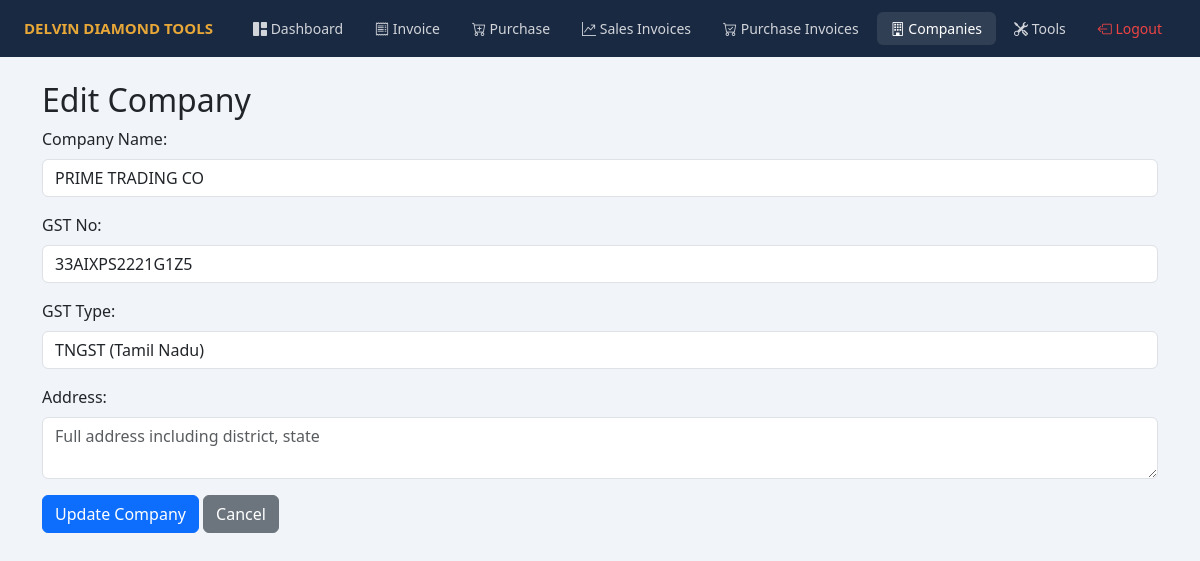
The page /public/edit_company.php?id=121 (signed in) on the database its author committed.
### tables this page shows
CREATE TABLE IF NOT EXISTS `companydata` (
  `id` int(11) NOT NULL AUTO_INCREMENT,
  `companyname` varchar(255) NOT NULL,
  `gstno` varchar(20) NOT NULL,
  `gsttype` varchar(50) NOT NULL,
  `address` varchar(500) DEFAULT '',
  PRIMARY KEY (`id`)
);

### public/edit_company.php (the view, shortened to what this page needs)
<?php
require_once '../src/conn.php';
$id = isset($_GET['id']) ? intval($_GET['id']) : 0;
$company = null;
if ($id) {
    $stmt = $conn->prepare("SELECT * FROM companydata WHERE id=?");
    $stmt->bind_param('i', $id);
    $stmt->execute();
    $company = $stmt->get_result()->fetch_assoc();
}
?>
<!DOCTYPE html>
<html lang="en">
<head>
    <link href="https://cdn.jsdelivr.net/npm/bootstrap@5.3.3/dist/css/bootstrap.min.css" rel="stylesheet">
    <link href="https://cdn.jsdelivr.net/npm/bootstrap-icons@1.11.3/font/bootstrap-icons.min.css" rel="stylesheet">
</head>
<body>
<nav class="top-nav">
    <span class="brand">DELVIN DIAMOND TOOLS</span>
    <div class="nav-links">
        <a href="../index.php"><i class="bi bi-grid-1x2-fill"></i> Dashboard</a>
        <a href="create_invoice.php"><i class="bi bi-receipt"></i> Invoice</a>
        <a href="create_purchase.php"><i class="bi bi-cart-plus"></i> Purchase</a>
        <a href="view_invoices.php"><i class="bi bi-graph-up-arrow"></i> Sales Invoices</a>
        <a href="view_purchases.php"><i class="bi bi-cart-check"></i> Purchase Invoices</a>
        <a href="../src/companydata.php" class="active"><i class="bi bi-building"></i> Companies</a>
        <a href="add_tool.php"><i class="bi bi-tools"></i> Tools</a>
        <a href="../logout.php" style="color:#ef4444;"><i class="bi bi-box-arrow-left"></i> Logout</a>
    </div>
</nav>
<div class="container mt-4">
<h2>Edit Company</h2>
<form method="post">
    <div class="mb-3">
        <label class="form-label">Company Name:</label>
        <input type="text" class="form-control" name="companyname" value="<?php echo htmlspecialchars($company['companyname']); ?>" required>
    </div>
    <div class="mb-3">
        <label class="form-label">GST No:</label>
        <input type="text" class="form-control" name="gstno" value="<?php echo htmlspecialchars($company['gstno']); ?>" required>
    </div>
    <div class="mb-3">
        <label class="form-label">GST Type:</label>
        <select class="form-control" name="gsttype" required>
            <option value="tngst" <?php if($company['gsttype']=='tngst') echo 'selected'; ?>>TNGST (Tamil Nadu)</option>
        </select>
    </div>
    <div class="mb-3">
        <label class="form-label">Address:</label>
        <textarea class="form-control" name="address" rows="2" placeholder="Full address including district, state" required><?php echo htmlspecialchars($company['address'] ?? ''); ?></textarea>
    </div>
    <button type="submit" class="btn btn-primary">Update Company</button>
    <a href="../src/companydata.php" class="btn btn-secondary">Cancel</a>
</form>
</div>
</body>
</html>

### public/edit_company.php (style rules this page uses)
:root { --primary: #1a2942; --accent: #e8a838; }
body { background: #f1f5f9; font-family: 'Segoe UI', system-ui, sans-serif; }
.top-nav { background: var(--primary); padding: 12px 24px; display: flex; justify-content: space-between; align-items: center; position: relative; }
.top-nav a { color: rgba(255,255,255,0.8); text-decoration: none; font-size: 14px; padding: 6px 14px; border-radius: 6px; transition: all 0.2s; }
.top-nav a:hover, .top-nav a.active { background: rgba(255,255,255,0.1); color: #fff; }
.top-nav .brand { color: var(--accent); font-weight: 700; font-size: 15px; }
.top-nav .nav-links { display: flex; gap: 4px; flex-wrap: wrap; }

### rows shown on the page
companydata: companyname "PRIME TRADING CO", gstno "33AIXPS2221G1Z5", gsttype "TNGST (Tamil Nadu)"
